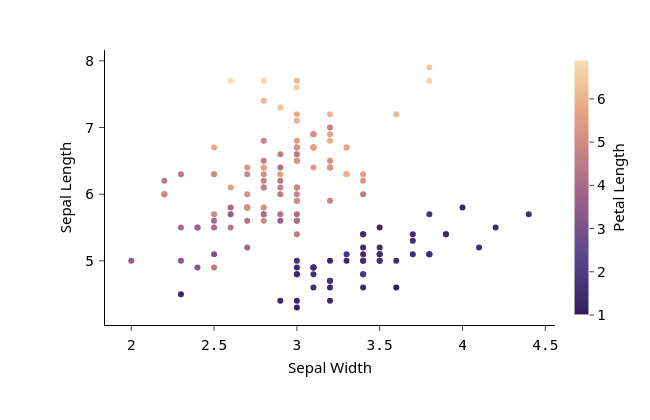

Notebook cell for this chart:
### Markdown cell above
### Interactivity

Interactive widgets can be used. For example, [Plotly](https://plotly.com/python/):

### Code cell
import plotly.express as px

apc.plotly.setup()

df = px.data.iris()
df = df.rename(
    columns={
        "sepal_width": "Sepal Width",
        "sepal_length": "Sepal Length",
        "petal_length": "Petal Length",
    }
)

fig = px.scatter(
    df,
    x="Sepal Width",
    y="Sepal Length",
    color="Petal Length",
    color_continuous_scale=apc.gradients.magma.to_plotly_colorscale(),
)

apc.plotly.style_plot(fig, monospaced_axes="all")
apc.plotly.set_figure_dimensions(fig, "float")

fig.show()

### Figure 1 — Plotly figure (JSON) as saved in the notebook; plotly's stock layout.template omitted (floating-point values rounded to 4 significant figures; data arrays with more than 128 entries replaced by an {"elided": "..."} marker saying what was removed)
{"data": [{"hovertemplate": "Sepal Width=%{x}<br>Sepal Length=%{y}<br>Petal Length=%{marker.color}<extra></extra>", "legendgroup": "", "marker": {"color": {"elided": "150 float values"}, "coloraxis": "coloraxis", "symbol": "circle"}, "mode": "markers", "name": "", "orientation": "v", "showlegend": false, "type": "scatter", "x": {"elided": "150 float values"}, "xaxis": "x", "y": {"elided": "150 float values"}, "yaxis": "y"}], "layout": {"coloraxis": {"autocolorscale": false, "colorbar": {"tickfont": {"family": "AtkinsonHyperlegibleMono, Atkinson Hyperlegible Mono, DejaVu Sans Mono, monospace", "size": 14.5}, "title": {"text": "Petal Length"}}, "colorscale": {"elided": "256x2 mixed values"}}, "height": 420, "legend": {"tracegroupgap": 0}, "width": 650, "xaxis": {"anchor": "y", "domain": [0, 1], "tickfont": {"family": "AtkinsonHyperlegibleMono, Atkinson Hyperlegible Mono, DejaVu Sans Mono, monospace", "size": 14.5}, "tickformat": ",", "title": {"text": "Sepal Width"}}, "yaxis": {"anchor": "x", "domain": [0, 1], "tickfont": {"family": "AtkinsonHyperlegibleMono, Atkinson Hyperlegible Mono, DejaVu Sans Mono, monospace", "size": 14.5}, "tickformat": ",", "title": {"text": "Sepal Length"}}}}
